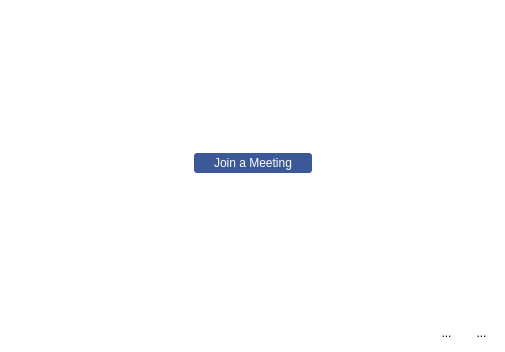
<?xml version="1.0" encoding="UTF-8"?>
<ui version="4.0">
 <class>MainWindow</class>
 <widget class="QMainWindow" name="MainWindow">
  <property name="windowModality">
   <enum>Qt::WindowModal</enum>
  </property>
  <property name="geometry">
   <rect>
    <x>0</x>
    <y>0</y>
    <width>505</width>
    <height>352</height>
   </rect>
  </property>
  <property name="windowTitle">
   <string>OfficeApp</string>
  </property>
  <widget class="QWidget" name="centralwidget">
   <property name="styleSheet">
    <string notr="true">background-color: #ffffff;</string>
   </property>
   <layout class="QVBoxLayout" name="verticalLayout_2">
    <item>
     <spacer name="verticalSpacer_2">
      <property name="orientation">
       <enum>Qt::Vertical</enum>
      </property>
      <property name="sizeHint" stdset="0">
       <size>
        <width>20</width>
        <height>40</height>
       </size>
      </property>
     </spacer>
    </item>
    <item>
     <layout class="QVBoxLayout" name="verticalLayout">
      <item>
       <layout class="QHBoxLayout" name="horizontalLayout_2">
        <item>
         <spacer name="horizontalSpacer_2">
          <property name="orientation">
           <enum>Qt::Horizontal</enum>
          </property>
          <property name="sizeHint" stdset="0">
           <size>
            <width>40</width>
            <height>20</height>
           </size>
          </property>
         </spacer>
        </item>
        <item>
         <widget class="QPushButton" name="joinMeeting">
          <property name="styleSheet">
           <string notr="true">padding-left: 20px;
padding-right: 20px;
padding-top: 3px;
padding-bottom: 3px;
color: #fff;
background-color: #3b5998;
border: none;
border-radius: 3px;</string>
          </property>
          <property name="text">
           <string>Join a Meeting</string>
          </property>
         </widget>
        </item>
        <item>
         <spacer name="horizontalSpacer_3">
          <property name="orientation">
           <enum>Qt::Horizontal</enum>
          </property>
          <property name="sizeHint" stdset="0">
           <size>
            <width>40</width>
            <height>20</height>
           </size>
          </property>
         </spacer>
        </item>
       </layout>
      </item>
     </layout>
    </item>
    <item>
     <spacer name="verticalSpacer">
      <property name="orientation">
       <enum>Qt::Vertical</enum>
      </property>
      <property name="sizeHint" stdset="0">
       <size>
        <width>20</width>
        <height>40</height>
       </size>
      </property>
     </spacer>
    </item>
    <item>
     <layout class="QHBoxLayout" name="horizontalLayout">
      <item>
       <spacer name="horizontalSpacer">
        <property name="orientation">
         <enum>Qt::Horizontal</enum>
        </property>
        <property name="sizeHint" stdset="0">
         <size>
          <width>40</width>
          <height>20</height>
         </size>
        </property>
       </spacer>
      </item>
      <item>
       <widget class="QToolButton" name="settingsButton">
        <property name="styleSheet">
         <string notr="true">border: none;
margin-left: 5px;
margin-right: 5px;</string>
        </property>
        <property name="text">
         <string>...</string>
        </property>
        <property name="icon">
         <iconset resource="../../qml.qrc">
          <normaloff>:/assets/icons/settings.png</normaloff>:/assets/icons/settings.png</iconset>
        </property>
       </widget>
      </item>
      <item>
       <widget class="QToolButton" name="proxySettingButton">
        <property name="styleSheet">
         <string notr="true">border: none;
margin-left: 5px;
margin-right: 5px;</string>
        </property>
        <property name="text">
         <string>...</string>
        </property>
        <property name="icon">
         <iconset resource="../../qml.qrc">
          <normaloff>:/assets/icons/router.png</normaloff>:/assets/icons/router.png</iconset>
        </property>
       </widget>
      </item>
     </layout>
    </item>
   </layout>
  </widget>
 </widget>
 <resources>
  <include location="../../qml.qrc"/>
 </resources>
 <connections/>
</ui>
